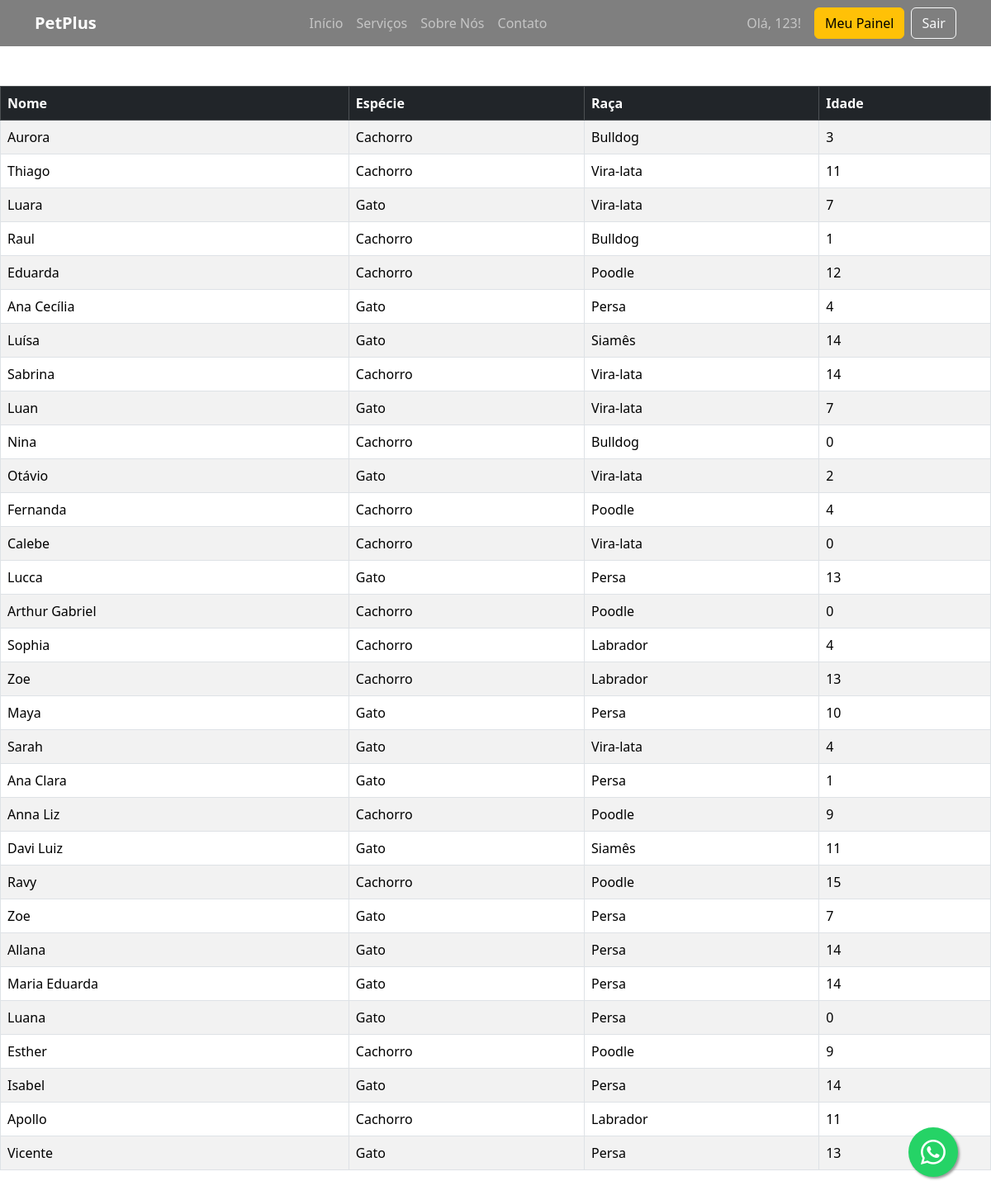
The app's page /animais/ (signed in) with its own data.
### core/models.py (models this page shows, shortened)
class Usuario(AbstractUser):
    email = models.EmailField(unique=True)
    SEXO = [
        ('M', 'Masculino'),
        ('F', 'Feminino'),
        ('O', 'Outros'),
    ]
    cpf = models.CharField(max_length=11, unique=True, blank=False, null=False)
    telefone = models.CharField(max_length=15)
    data_nascimento = models.DateField(null=True, blank=True)
    sexo = models.CharField(max_length=1, choices=SEXO)
    endereco = models.TextField(blank=False, null=False)

class Animal(models.Model):
    ESPECIES = [
        ('C', 'Cachorro'),
        ('G', 'Gato'),
        ('O', 'Outros'),
    ]
    SEXO = [
        ('M', 'Macho'),
        ('F', 'Fêmea'),
    ]
    nome = models.CharField(max_length=100)
    dono = models.ForeignKey(Cliente, on_delete=models.CASCADE, related_name='animais', blank=False, null=False)
    especie = models.CharField(max_length=1, choices=ESPECIES)
    raca = models.CharField(max_length=100)
    data_nascimento = models.DateField(null=True, blank=True)
    peso = models.DecimalField(max_digits=5, decimal_places=2, null=True, blank=True)
    sexo = models.CharField(max_length=1, choices=SEXO)
    observacoes = models.TextField(blank=True)
    @property
    def idade(self):
        if not self.data_nascimento:
            return 0
        hoje = date.today()
        idade_calculada = hoje.year - self.data_nascimento.year -(
            (hoje.month, hoje.day) < (self.data_nascimento.month, self.data_nascimento.day)
            )
        return idade_calculada

### core/views.py (the view)
# urls.py: path('animais/', views.lista_animais, name='lista_animais'),#acesso da Recepcionista
def lista_animais(request):
    animais = Animal.objects.all()
    return render(request, 'Recepcionista/lista_animais.html', {'animais': animais})

### templates/Recepcionista/lista_animais.html (shortened to what this page needs)
{% extends 'base.html' %}
{% block content %}
<div class="contrainer my-5">
    <table class="table table-striped table-bordered">
        <thead class="table-dark">
            <tr>
                <th>Nome</th>
                <th>Espécie</th>
                <th>Raça</th>
                <th>Idade</th>
            </tr>
        </thead>
        <tbody>
            {%for animal in animais %}
            <tr>
                <td>{{animal.nome}}</td>
                <td>{{animal.get_especie_display}}</td>
                <td>{{animal.raca}}</td>
                <td>{{animal.idade}}</td>
            </tr>
            {% empty %}
            <tr>
                <td animal colspan="3" class="text-center">Nenhum animal cadastrado</td>
            </tr>
            {% endfor %}
        </tbody>
    </table>
</div>
{% endblock %}

### templates/base.html (shortened to what this page needs)
{% load static %}
<!doctype html>
<html lang="pt-br">
<head>
    <link href="https://cdn.jsdelivr.net/npm/bootstrap@5.3.7/dist/css/bootstrap.min.css" rel="stylesheet">
    <link rel="stylesheet" href="https://cdn.jsdelivr.net/npm/bootstrap-icons@1.11.3/font/bootstrap-icons.min.css">
    <link rel="stylesheet" href="{% static 'css/website.css' %}">
</head>
<body>
    <nav class="navbar navbar-expand-lg navbar-dark fixed-top">
        <div class="container">
            <a class="navbar-brand fw-bold" href="{% url 'home' %}">PetPlus</a>
            <div class="collapse navbar-collapse" id="navbarNav">
                <ul class="navbar-nav mx-auto">
                    <li class="nav-item"><a class="nav-link" href="#">Início</a></li>
                    <li class="nav-item"><a class="nav-link" href="#">Serviços</a></li>
                    <li class="nav-item"><a class="nav-link" href="#">Sobre Nós</a></li>
                    <li class="nav-item"><a class="nav-link" href="#">Contato</a></li>
                </ul>
                <div class="d-flex align-items-center">
                    {% if user.is_authenticated %}
                        <span class="navbar-text me-3">
                            Olá, {{ user.first_name|default:user.username }}!
                        </span>
                        <a href="{% url 'redirect_apos_login' %}" class="btn btn-warning me-2">Meu Painel</a>
                        <form action="{% url 'logout' %}" method="post" class="d-inline">
                            <button type="submit" class="btn btn-outline-light">Sair</button>
                        </form>
                    {% else %}
                        <a href="{% url 'login' %}" class="btn btn-outline-light">Login</a>
                    {% endif %}
                </div>
            </div>
        </div>
    </nav>
    <a href="https://api.whatsapp.com/send?phone=SEUNUMERO&text=Olá! Gostaria de mais informações." class="whatsapp-float" target="_blank">
        <i class="bi bi-whatsapp"></i>
    </a>
	<div class="container-fluid p-0">
        {% block content %}
        {% endblock %}
    </div>
</body>
</html>

### static/css/website.css (style rules this page uses)
body { padding-top: 56px; }
.navbar { background-color: rgba(0, 0, 0, 0.5) !important; backdrop-filter: blur(10px); -webkit-backdrop-filter: blur(10px); }
.whatsapp-float { position: fixed; width: 60px; height: 60px; bottom: 40px; right: 40px; background-color: #25d366; color: #FFF; border-radius: 50px; text-align: center; font-size: 30px; box-shadow: 2px 2px 3px #999; z-index: 100; display: flex; align-items: center; justify-content: center; transition: transform 0.2s ease-in-out; }

### records on screen
Usuario: first_name "123"
Animal: nome "Aurora", especie "Cachorro", raca "Bulldog", idade "3"
Animal: nome "Thiago", especie "Cachorro", raca "Vira-lata", idade "11"
Animal: nome "Luara", especie "Gato", raca "Vira-lata", idade "7"
Animal: nome "Raul", especie "Cachorro", raca "Bulldog", idade "1"
Animal: nome "Eduarda", especie "Cachorro", raca "Poodle", idade "12"
Animal: nome "Ana Cecília", especie "Gato", raca "Persa", idade "4"
Animal: nome "Luísa", especie "Gato", raca "Siamês", idade "14"
Animal: nome "Sabrina", especie "Cachorro", raca "Vira-lata", idade "14"
Animal: nome "Luan", especie "Gato", raca "Vira-lata", idade "7"
Animal: nome "Nina", especie "Cachorro", raca "Bulldog", idade "0"
Animal: nome "Otávio", especie "Gato", raca "Vira-lata", idade "2"
Animal: nome "Fernanda", especie "Cachorro", raca "Poodle", idade "4"
Animal: nome "Calebe", especie "Cachorro", raca "Vira-lata", idade "0"
Animal: nome "Lucca", especie "Gato", raca "Persa", idade "13"
Animal: nome "Arthur Gabriel", especie "Cachorro", raca "Poodle", idade "0"
Animal: nome "Sophia", especie "Cachorro", raca "Labrador", idade "4"
Animal: nome "Zoe", especie "Cachorro", raca "Labrador", idade "13"
Animal: nome "Maya", especie "Gato", raca "Persa", idade "10"
Animal: nome "Sarah", especie "Gato", raca "Vira-lata", idade "4"
Animal: nome "Ana Clara", especie "Gato", raca "Persa", idade "1"
Animal: nome "Anna Liz", especie "Cachorro", raca "Poodle", idade "9"
Animal: nome "Davi Luiz", especie "Gato", raca "Siamês", idade "11"
Animal: nome "Ravy", especie "Cachorro", raca "Poodle", idade "15"
Animal: nome "Zoe", especie "Gato", raca "Persa", idade "7"
Animal: nome "Allana", especie "Gato", raca "Persa", idade "14"
Animal: nome "Maria Eduarda", especie "Gato", raca "Persa", idade "14"
Animal: nome "Luana", especie "Gato", raca "Persa", idade "0"
Animal: nome "Esther", especie "Cachorro", raca "Poodle", idade "9"
Animal: nome "Isabel", especie "Gato", raca "Persa", idade "14"
Animal: nome "Apollo", especie "Cachorro", raca "Labrador", idade "11"
Animal: nome "Vicente", especie "Gato", raca "Persa", idade "13"
